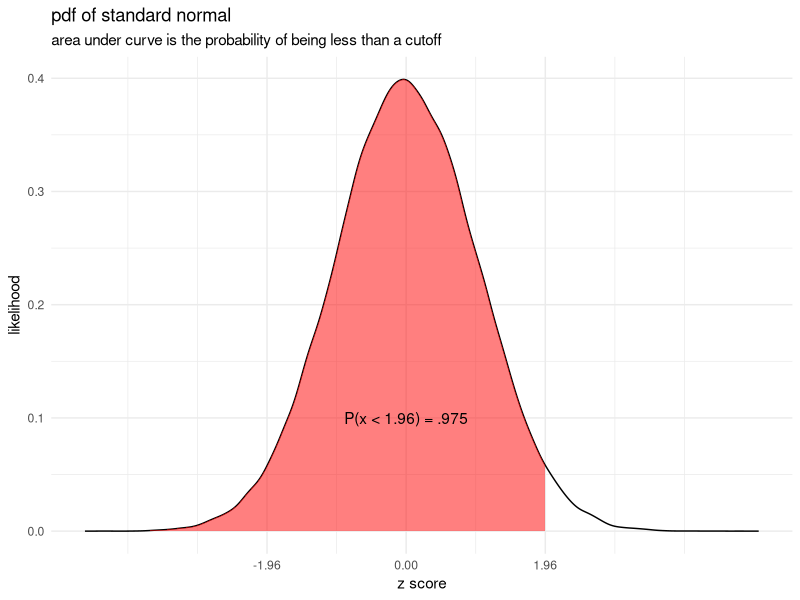
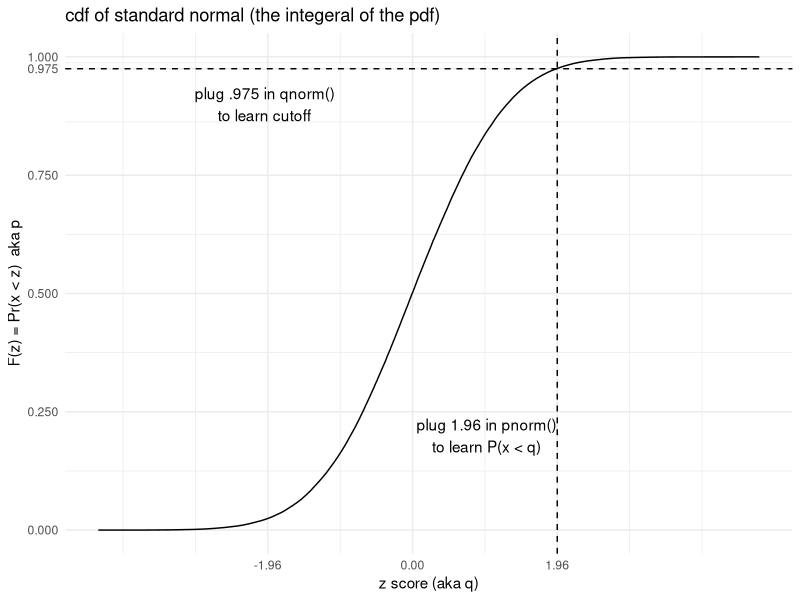
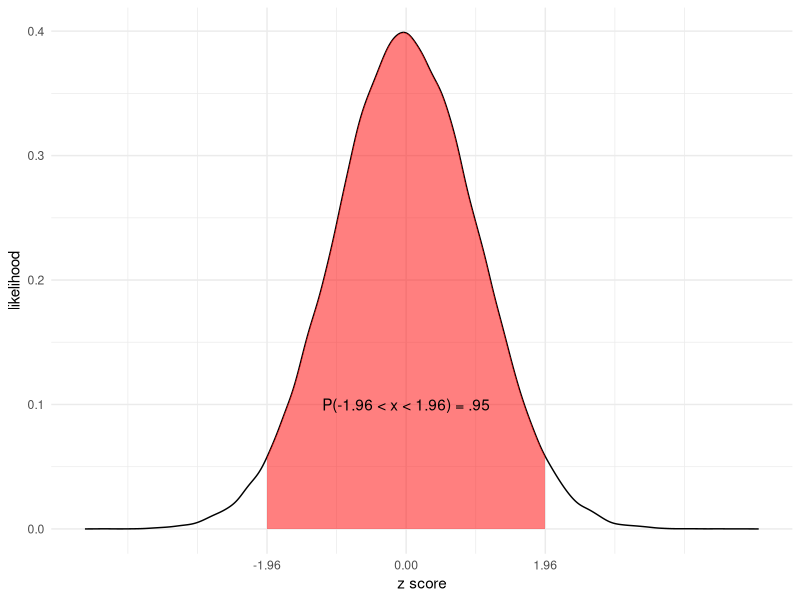

Write the R code that produced these figures, in order.
## ---- chunk 1
knitr::opts_chunk$set(echo = TRUE)
library(tidyverse)
## ---- chunk 2
TRUE + 4
## ---- chunk 3
FALSE + 4
## ---- chunk 4
do_monte_carlo <- function(N, true_mean, B, alpha){
  sample_statistics <- monte_carlo_samples(N, true_mean, B)
  z_scores <- get_zscores(sample_statistics$mean, 
                          true_mean, 
                          sample_statistics$sd, 
                          N)
  test_significance(z_scores, alpha) %>% mean()
}

## ---- chunk 5

sample <- rnorm(1e5)
pdf_data <- with(density(sample, n = 1000), tibble(x, y))

cutoff <- 1.96
## ---- chunk 6

pdf_data  %>%
  ggplot(aes(x = x, y = y)) + 
  geom_line() +
  geom_ribbon(aes(ymax = y), ymin=0, fill = "red", alpha = .5, 
              data = pdf_data %>% filter(x < cutoff)) + 
  labs(x = "z score",  y = "likelihood",  title = "pdf of standard normal", subtitle = "area under curve is the probability of being less than a cutoff") + 
  annotate("text", x = 0, y = .1, label = "P(x < 1.96) = .975") + 
  scale_x_continuous(breaks = c(-1.96,  0, 1.96)) +
  theme_minimal() 
## ---- chunk 7
cdf <- ecdf(sample)

cdf_data <- 
  tibble(x = sample,
         y = cdf(sample))

cdf_data %>%
  ggplot(aes(x = x, y = y)) + 
  geom_line() +
  labs(x = "z score (aka q)", title = "cdf of standard normal (the integeral of the pdf)", y = "F(z) = Pr(x < z)  aka p") + 
  geom_hline(aes(yintercept = pnorm(cutoff)), linetype = "dashed") +
  geom_vline(aes(xintercept = cutoff), linetype = "dashed") +
  scale_x_continuous(breaks = c(-1.96,  0, 1.96)) +
  scale_y_continuous(breaks = c(0, .25, .5, .75, .975, 1)) + 
  annotate("text", x = -2, y = .9, label = "plug .975 in qnorm()\nto learn cutoff" ) +
  annotate("text", x = 1, y = .2, label = "plug 1.96 in pnorm()\nto learn P(x < q)" ) +
  theme_minimal() 
## ---- chunk 8
pnorm(1.96)
pnorm(0)
## ---- chunk 9
qnorm(.975)
qnorm(.5)
## ---- chunk 10
# Setting a seed ensures replicability
set.seed(4)

# we set our parameters
true_mean <- 0.5
N <- 30

# We simulate and observe outcomes
simulated_data <- rnorm(N, mean = true_mean)
obs_mean <- mean(simulated_data)
obs_mean
## ---- chunk 11
obs_sd <- sd(simulated_data)
zscore <- (obs_mean - true_mean) / (obs_sd / sqrt(N))
zscore
## ---- chunk 12
1 - pnorm(zscore)
## ---- chunk 13

pdf_data  %>%
  ggplot(aes(x = x, y = y)) + 
  geom_line() +
  geom_ribbon(aes(ymax = y), ymin=0, fill = "red", alpha = .5, 
              data = pdf_data %>% filter(abs(x) < cutoff)) + 
  labs(x = "z score", y = "likelihood") + 
  annotate("text", x = 0, y = .1, label = "P(-1.96 < x < 1.96) = .95") + 
  scale_x_continuous(breaks = c(-1.96,  0, 1.96)) +
  theme_minimal() 
## ---- chunk 14
do_monte_carlo <- function(N, true_mean, B, alpha){
  sample_statistics <- make_mc_samples(N, true_mean, B)
  z_scores <- get_zscores(sample_statistics$mean, true_mean, sample_statistics$sd, N)
  test_significance(z_scores, alpha) %>% mean()
}

